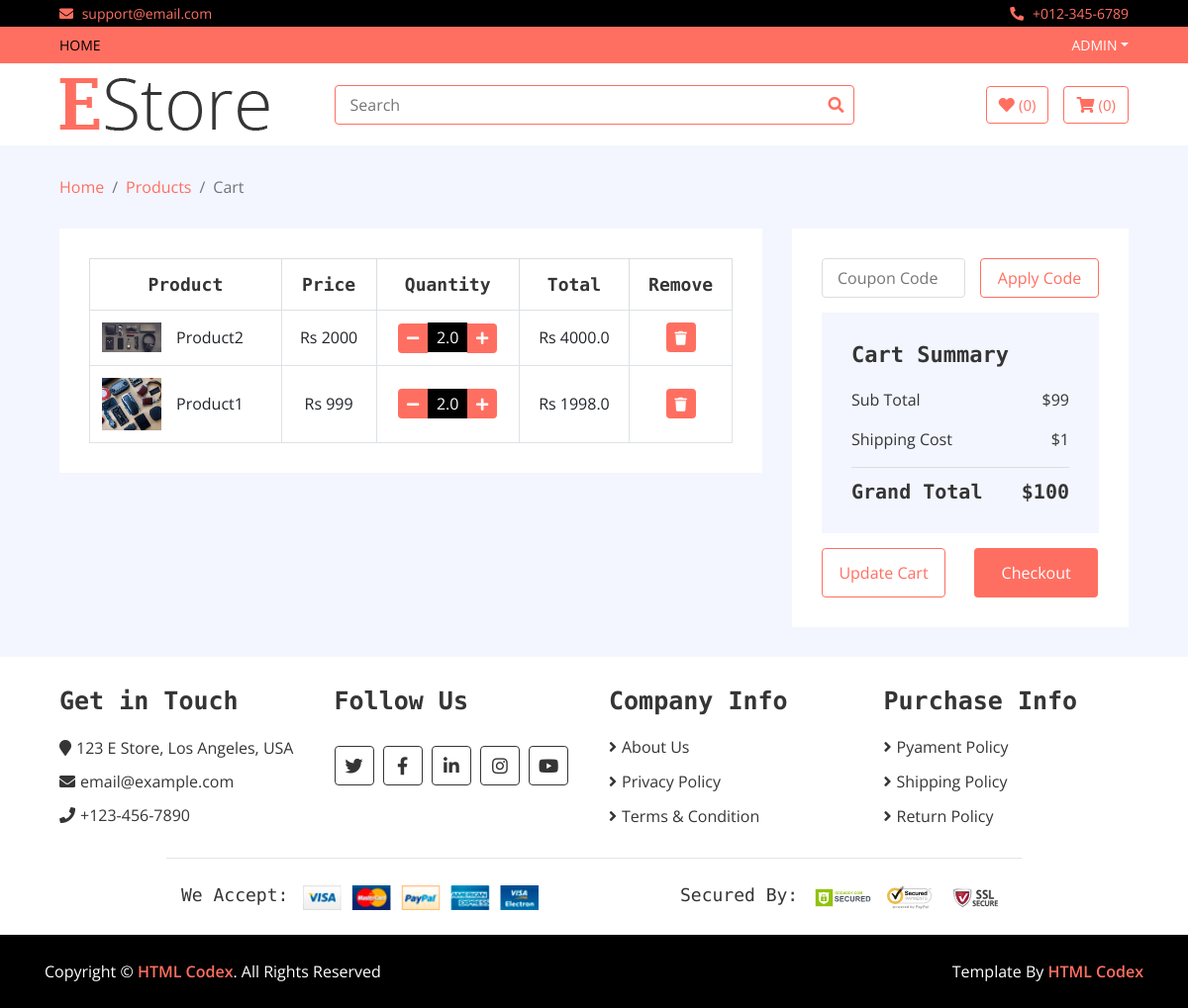
The page /cart/ (signed in) on the database as committed earlier.
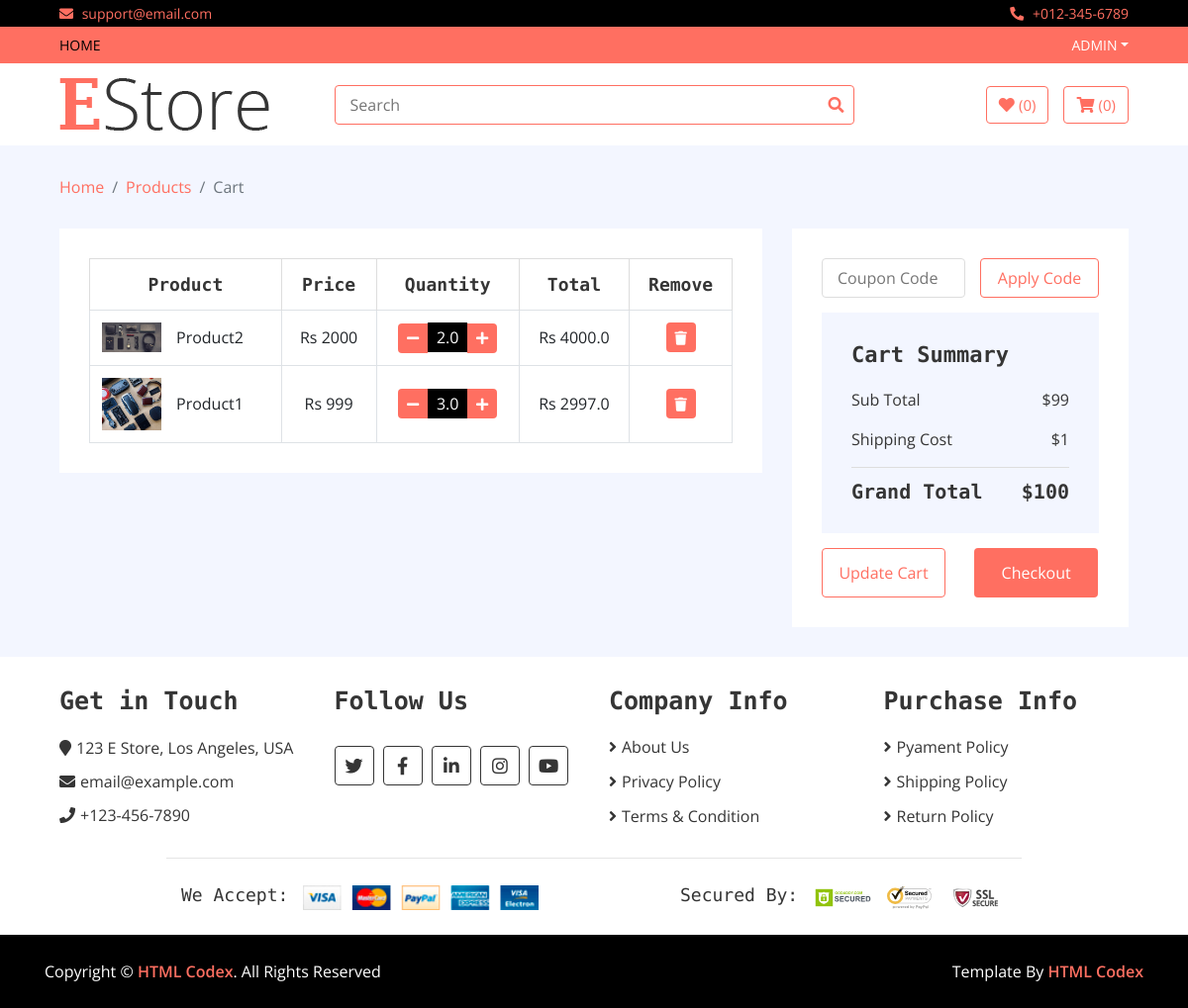
The same page on the database as committed later.
### home/models.py (models this page shows, shortened)
class Cart(models.Model):
    username = models.CharField(max_length=300)
    slug = models.CharField(max_length=300)
    quantity = models.FloatField()
    total = models.FloatField()
    items = models.ForeignKey(Product,on_delete=models.CASCADE)
    date = models.DateTimeField(auto_now_add=True)
    checkout = models.BooleanField(default=False)

class Product(models.Model):
    name = models.CharField(max_length=300)
    price = models.IntegerField()
    discounted_price = models.IntegerField(default=0)
    category = models.ForeignKey(Category, on_delete=models.CASCADE)
    brand = models.ForeignKey(Brand, on_delete=models.CASCADE)
    image = models.ImageField(upload_to='media')
    desription = models.TextField(blank = True)
    specification = models.TextField(blank = True)
    stock = models.CharField(choices=STOCK,max_length=50)
    labels = models.CharField(choices=LABELS,max_length=50,blank = True)
    slug = models.CharField(max_length=500, default="")

### home/views.py (the view)
# urls.py: path('cart/', CartView.as_view(), name='cart'),
class CartView(Base):
    def get(self,request):
        username = request.user.username
        self.views['my_cart'] = Cart.objects.filter(username = username)
        return render(request,'cart.html',self.views)

### templates/cart.html (shortened to what the changed rows need)
{% extends 'base.html' %}
{% load static %}
{% block content %}
        <div class="cart-page">
            <div class="container-fluid">
                <div class="row">
                    <div class="col-lg-8">
                        <div class="cart-page-inner">
                            <div class="table-responsive">
                                <table class="table table-bordered">
                                    <thead class="thead-dark">
                                        <tr>
                                            <th>Product</th>
                                            <th>Price</th>
                                            <th>Quantity</th>
                                            <th>Total</th>
                                            <th>Remove</th>
                                        </tr>
                                    </thead>
                                    <tbody class="align-middle">
                                    {% for cart in my_cart %}
                                        <tr>
                                            <td>
                                                <div class="img">
                                                    <a href="#"><img src="{{cart.items.image.url}}" alt="Image"></a>
                                                    <p>{{cart.items.name}}</p>
                                                </div>
                                            </td>
                                            {% if cart.items.discounted_price > 0 %}
                                            <td>Rs {{cart.items.discounted_price}}</td>
                                            {% else %}
                                            <td>Rs {{cart.items.price}}</td>
                                            {% endif %}
                                            <td>
                                                <div class="qty">
                                                    <a href = "/reduce_cart/{{cart.slug}}"><button class="btn-minus"><i class="fa fa-minus"></i></button></a>
                                                    <input type="text" value="{{cart.quantity}}">
                                                    <a href = "/add_to_cart/{{cart.slug}}"><button class="btn-plus"><i class="fa fa-plus"></i></button></a>
                                                </div>
                                            </td>
                                            <td>Rs {{cart.total}}</td>
                                            <td><button><i class="fa fa-trash"></i></button></td>
                                        </tr>
                                    {% endfor %}
                                    </tbody>
                                </table>
                            </div>
                        </div>
                    </div>
                    <div class="col-lg-4">
                        <div class="cart-page-inner">
                            <div class="row">
                                <div class="col-md-12">
                                    <div class="cart-summary">
                                        <div class="cart-content">
                                            <h1>Cart Summary</h1>
                                            <h2>Grand Total<span>$100</span></h2>
                                        </div>
                                    </div>
                                </div>
                            </div>
                        </div>
                    </div>
                </div>
            </div>
        </div>
{% endblock %}

Rows that differ between the two databases and show on the page:
changed Cart "Product1": quantity "2.0" → "3.0"; total "1998.0" → "2997.0"
